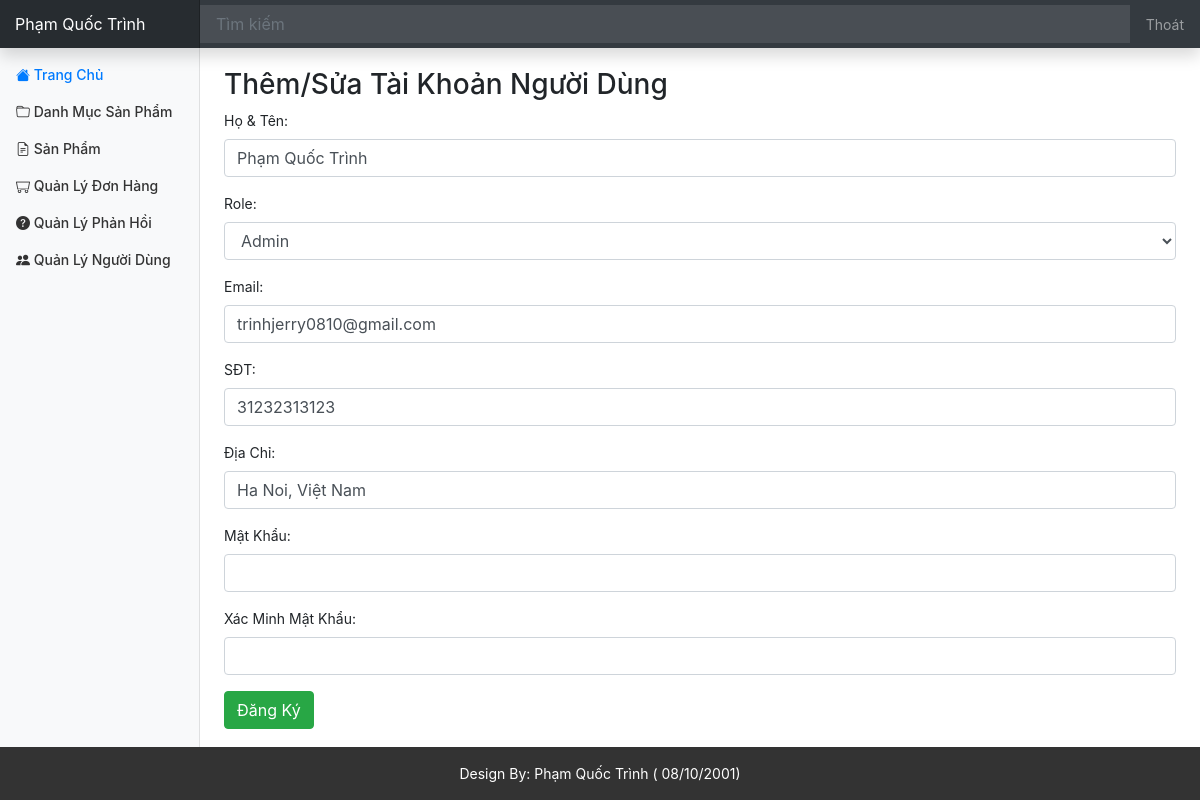
Screenshot of /admin/user/editor.php?id=1 (signed in) with the database file from the repository.
### tables this page shows
CREATE TABLE `user` (
  `id` int(11) NOT NULL,
  `fullname` varchar(50) DEFAULT NULL,
  `email` varchar(150) DEFAULT NULL,
  `phone_number` varchar(20) DEFAULT NULL,
  `address` varchar(200) DEFAULT NULL,
  `password` varchar(32) DEFAULT NULL,
  `role_id` int(11) DEFAULT NULL,
  `created_at` datetime DEFAULT NULL,
  `updated_at` datetime DEFAULT NULL,
  `deleted` int(11) DEFAULT NULL
);

### database/dbhelper.php (called while the page is built, shortened)
<?php
function executeResult($sql, $isSingle = false) {
	$data = null;
	$conn = mysqli_connect(HOST, USERNAME, PASSWORD, DATABASE);
	mysqli_set_charset($conn, 'utf8');
	$resultset = mysqli_query($conn, $sql);
	if($isSingle) {
		$data = mysqli_fetch_array($resultset, 1);
	} else {
		$data = [];
		while(($row = mysqli_fetch_array($resultset, 1)) != null) {
			$data[] = $row;
		}
	}
	return $data;
}

### utils/utility.php (called while the page is built, shortened)
<?php
function fixSqlInject($sql) {
	$sql = str_replace('\\', '\\\\', $sql);
	$sql = str_replace('\'', '\\\'', $sql);
	return $sql;
}
function getGet($key) {
	$value = '';
	if(isset($_GET[$key])) {
		$value = $_GET[$key];
		$value = fixSqlInject($value);
	}
	return trim($value);
}

### admin/user/editor.php (the view, shortened to what this page needs)
<?php
	require_once('../layouts/header.php');
	require_once('form_save.php');
	$id = getGet('id');
	if($id != '' && $id > 0) {
		$sql = "select * from User where id = '$id'";
		$userItem = executeResult($sql, true);
		if($userItem != null) {
			$fullname = $userItem['fullname'];
			$email = $userItem['email'];
			$phone_number = $userItem['phone_number'];
			$address = $userItem['address'];
			$role_id = $userItem['role_id'];
		} else {
			$id = 0;
		}
	} else {
		$id = 0;
	}
	$sql = "select * from Role";
	$roleItems = executeResult($sql);
?>
<div class="row" style="margin-top: 20px;">
	<div class="col-md-12 table-responsive">
		<h3>Thêm/Sửa Tài Khoản Người Dùng</h3>
		<div class="panel panel-primary">
			<div class="panel-body">
				<form method="post" onsubmit="return validateForm();">
					<div class="form-group">
					  <label for="usr">Họ & Tên:</label>
					  <input required="true" type="text" class="form-control" id="usr" name="fullname" value="<?=$fullname?>">
					</div>
					<div class="form-group">
					  <label for="usr">Role:</label>
					  <select class="form-control" name="role_id" id="role_id" required="true">
					  	<?php
					  		foreach($roleItems as $role) {
					  			if($role['id'] == $role_id) {
					  				echo '<option selected value="'.$role['id'].'">'.$role['name'].'</option>';
					  			} else {
					  				echo '<option value="'.$role['id'].'">'.$role['name'].'</option>';
					  			}
					  		}
					  	?>
					  </select>
					</div>
					<div class="form-group">
					  <label for="email">Email:</label>
					  <input required="true" type="email" class="form-control" id="email" name="email" value="<?=$email?>">
					</div>
					<div class="form-group">
					  <label for="phone_number">SĐT:</label>
					  <input required="true" type="tel" class="form-control" id="phone_number" name="phone_number" value="<?=$phone_number?>">
					</div>
					<div class="form-group">
					  <label for="address">Địa Chỉ:</label>
					  <input required="true" type="text" class="form-control" id="address" name="address" value="<?=$address?>">
					</div>
					<div class="form-group">
					  <label for="pwd">Mật Khẩu:</label>
					  <input <?=($id > 0?'':'required="true"')?> type="password" class="form-control" id="pwd" name="password" minlength="6">
					</div>
					<div class="form-group">
					  <label for="confirmation_pwd">Xác Minh Mật Khẩu:</label>
					  <input <?=($id > 0?'':'required="true"')?> type="password" class="form-control" id="confirmation_pwd" minlength="6">
					</div>
					<button class="btn btn-success">Đăng Ký</button>
				</form>
			</div>
		</div>
	</div>
</div>
<?php
	require_once('../layouts/footer.php');
?>

### assets/css/dashboard.css (style rules this page uses)
body { font-size: .875rem; }

### rows the page displays
user: fullname "Phạm Quốc Trình", email "trinhjerry0810@gmail.com", phone_number "31232313123", address "Ha Noi, Việt Nam"

### other values shown
$user['fullname'] "Phạm Quốc Trình"
form field role_id "Admin"
